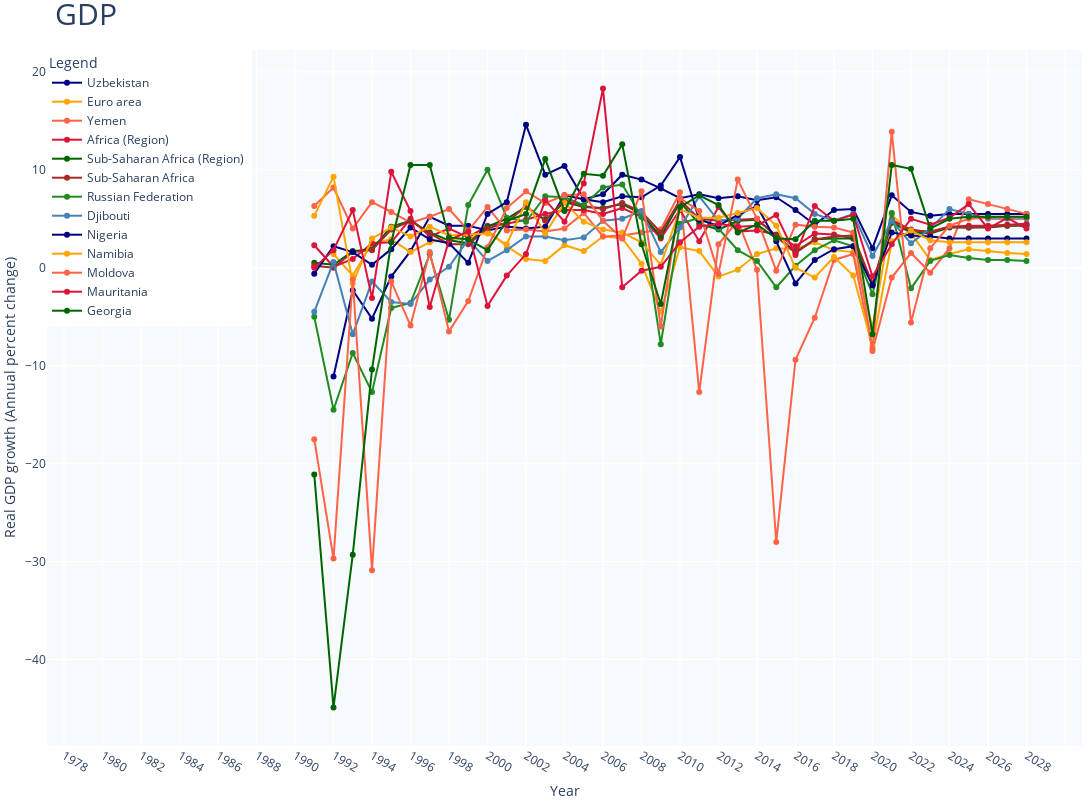

The cell this chart's notebook holds for it:
### Code cell
# list_selection = countrys_02_to_025
# countrys_02_to_025 = countrys_02_to_025.insert(0, 'year')
# graficos(df_null[countrys_02_to_025],list_selection,columna_y='Real GDP growth (Annual percent change)')
plot_gdp(df_null,countrys_02_to_025)
